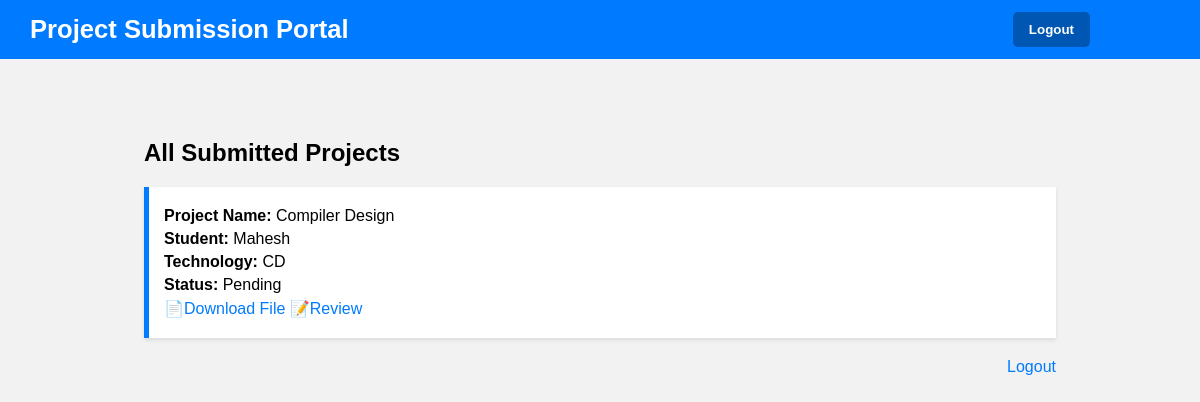
/admin-view/ (signed in), run on the app's committed database.
### PortalApp/models.py (models this page shows, shortened)
class Project(models.Model):
    student = models.ForeignKey(User, on_delete=models.CASCADE)
    title = models.CharField(max_length=200)
    abstract = models.TextField()
    technology_used = models.CharField(max_length=255)
    file = models.FileField(upload_to='projects/', validators=[validate_file_type])
    submitted_at = models.DateTimeField(auto_now_add=True)
    status_choices = [
        ('Pending', 'Pending'),
        ('Approved', 'Approved'),
        ('Rejected', 'Rejected')
    ]
    status = models.CharField(max_length=20, choices=status_choices, default='Pending')
    feedback = models.TextField(blank=True, null=True)

### PortalApp/views.py (the view)
# urls.py: path('admin-view/', views.admin_view, name='admin_view'),
@login_required
def admin_view(request):
    if not request.user.is_staff:
        return redirect('login')
    projects = Project.objects.exclude(status="Approved")
    return render(request, 'admin_view.html', {'projects': projects})

### PortalApp/templates/admin_view.html (shortened to what this page needs)
{% extends "base.html" %}
{% block content %}
<div class="container">
    <h2>All Submitted Projects</h2>
    {% for project in projects %}
        <div class="project-box">
            <p><strong>Project Name:</strong> {{ project.title }}</p>
            <p><strong>Student:</strong> {{ project.student.username }}</p>
            <p><strong>Technology:</strong> {{ project.technology_used }}</p>
            <p><strong>Status:</strong> {{ project.status }}</p>
            <p>
                <a href="{{ project.file.url }}" target="_blank">📄Download File</a>
                <a href="{% url 'review_project' project.id %}">   📝Review</a>
            </p>
        </div>
    {% empty %}
        <p>No projects submitted.</p>
    {% endfor %}
    <div class="logout">
        <form method="post" action="{% url 'logout' %}" style="display: inline;">
            <button type="submit" style="background: none; border: none; color: #007bff; cursor: pointer; font-size: 1em; padding: 0;">
                Logout
            </button>
        </form>
    </div>
</div>
{% endblock %}

### PortalApp/templates/base.html (style rules this page uses)
body { margin: 0; font-family: Arial, sans-serif; background-color: #f2f2f2; }

### PortalApp/templates/admin_view.html (style rules this page uses)
.container { width: 80%; margin: 50px auto; }
.project-box { background-color: #fff; padding: 15px; border-left: 5px solid #007bff; margin-bottom: 15px; box-shadow: 0 2px 4px rgba(0,0,0,0.1); }
.project-box p { margin: 5px 0; }
a { color: #007bff; text-decoration: none; }
.logout { margin-top: 20px; text-align: right; }

### data on the page
Project: title "Compiler Design", student.username "Mahesh", technology_used "CD", status "Pending"
